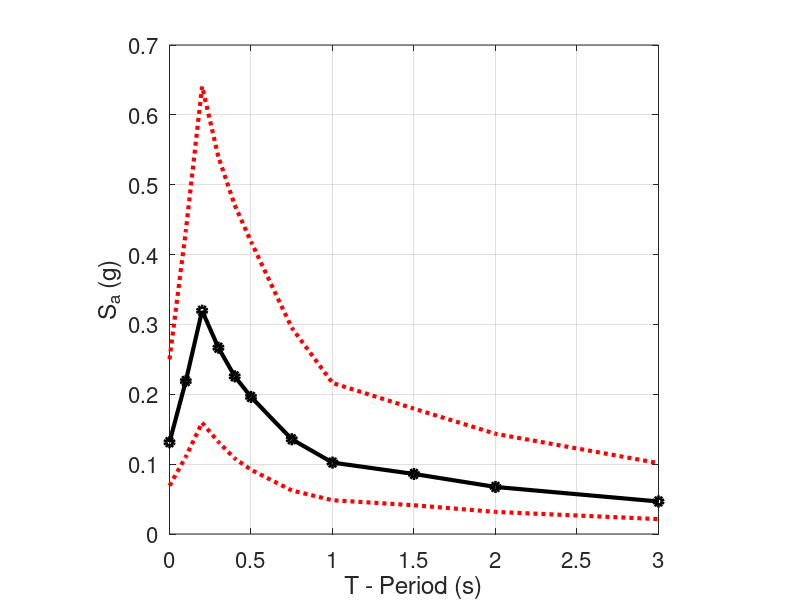

MATLAB code to generate this figure:

% Akkar and Bommer (2010) - Mw = 5.0-7.6 (constant sigma model)
% log10(PGV/PGA/PSA) = b1 + b2*M + b3*M^2 + (b4+b5*M)*log10(sqrt(Rjb^2+b6^2)) + b7*Ss + b8*Sa + b9*Fn + b10*Fr
% Ss = 1: soft soil site index (Vs30 < 360 m/s)
% Sa = 1: firm soil site index (360 < Vs30 < 750 m/s)
% Fn = 1: normal faulting index
% Fr = 1: reverse faulting index
% coef = [Tn b1 b2 b3 b4 b5 b6 b7 b8 b9 b10 sigma-intra sigma-inter sigma-total]
% PGA: Tn = 0 and PGV: Tn = -1
clear
clc

Tn   = [0 0.1 0.2 0.3 0.4 0.5 0.75 1.0 1.5 2.0 3.0];

m = 7.5;
R = 25;

Fault_Type = 'normal';

Vs30 = 1000;

load GMPEcoef_AB10
for ii = 1:length(Tn);
    coef1(ii,:) = coef_AB10(find(Tn(ii)==coef_AB10(:,1)),:);
end

if strcmp(Fault_Type,'strike-slip')==1
    FMech = [0 0];
elseif strcmp(Fault_Type,'normal')==1
    FMech = [1 0];
elseif strcmp(Fault_Type,'reverse')==1
    FMech = [0 1];
end

soil1 = [0 0]; % [Ss,Sa]
if Vs30 <= 360;
    soil1(1) = 1;
elseif Vs30 > 360 && Vs30 <= 750;
    soil1(2) = 1;
end


    gmp_central_estimate = 10.^(coef1(:,2)       + ...
        coef1(:,3) * m   +  ...
        coef1(:,4) * m^2 +  ...
        (coef1(:,5)+coef1(:,6)*m).*log10(sqrt((R)^2+coef1(:,7).^2)) + ...
        coef1(:,8) * soil1(1) + ...
        coef1(:,9) * soil1(2) + ...
        coef1(:,10)*FMech(1)  + ...
        coef1(:,11)*FMech(2))/981; % (g)


figure(1)
plot(Tn,gmp_central_estimate,'-ok','linewidth',3)
hold on
plot(Tn,10.^(log10(gmp_central_estimate)+coef1(:,14)),':r','linewidth',3)
hold on
plot(Tn,10.^(log10(gmp_central_estimate)-coef1(:,14)),':r','linewidth',3)
xlabel('T - Period (s)')
ylabel('S_a (g)')
axis square
xlim([0 3])
hold on
grid on
set(gca,'FontSize',16)